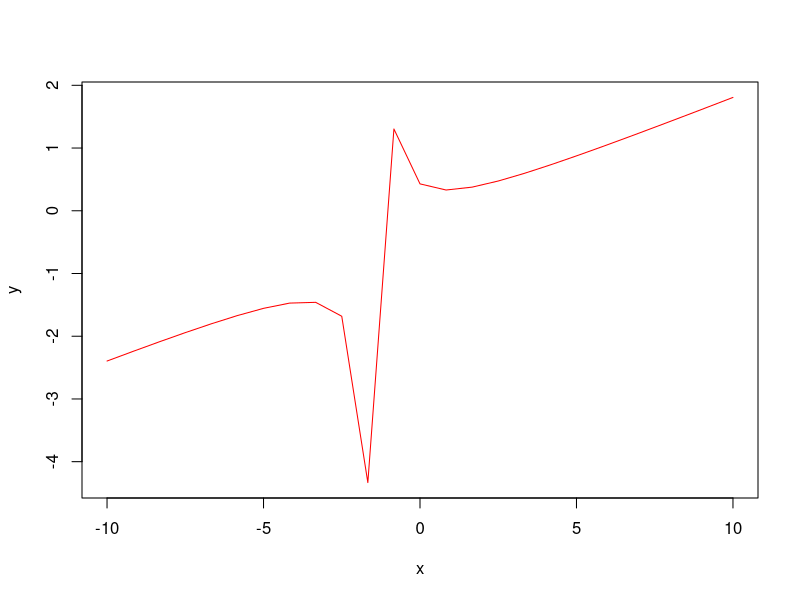
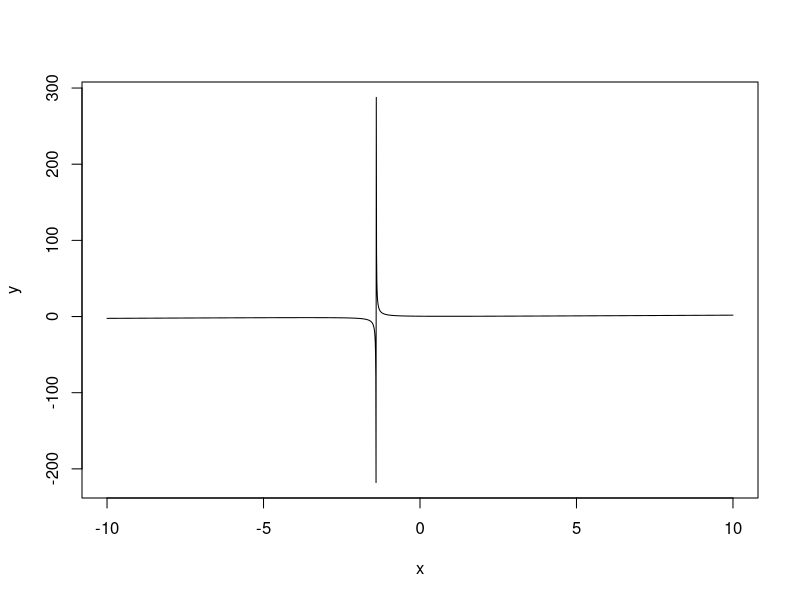
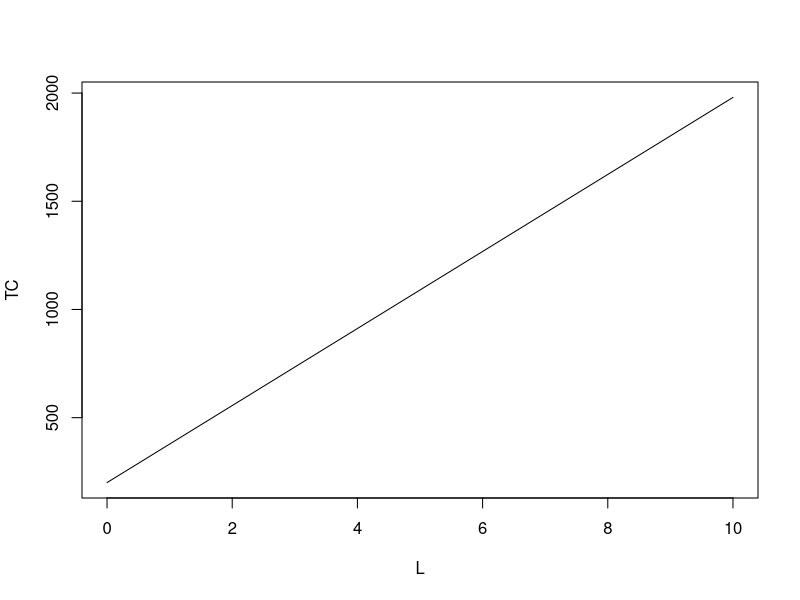
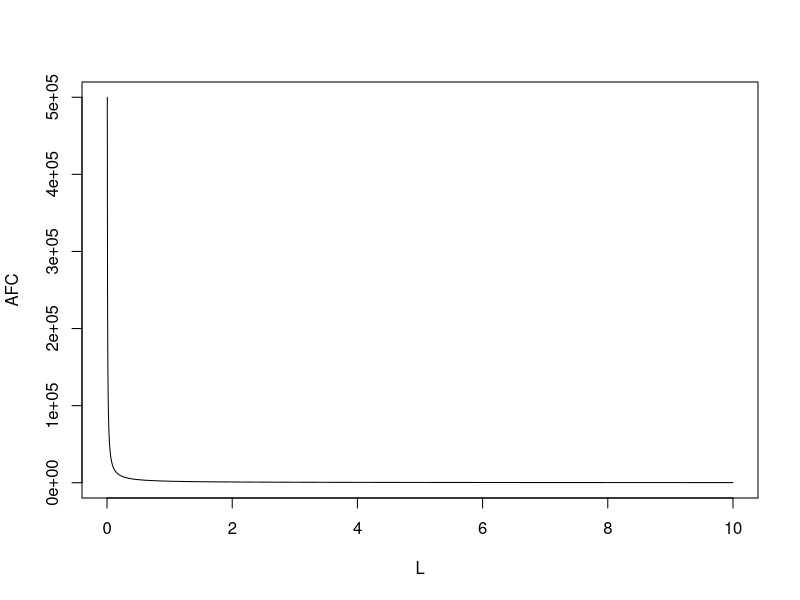
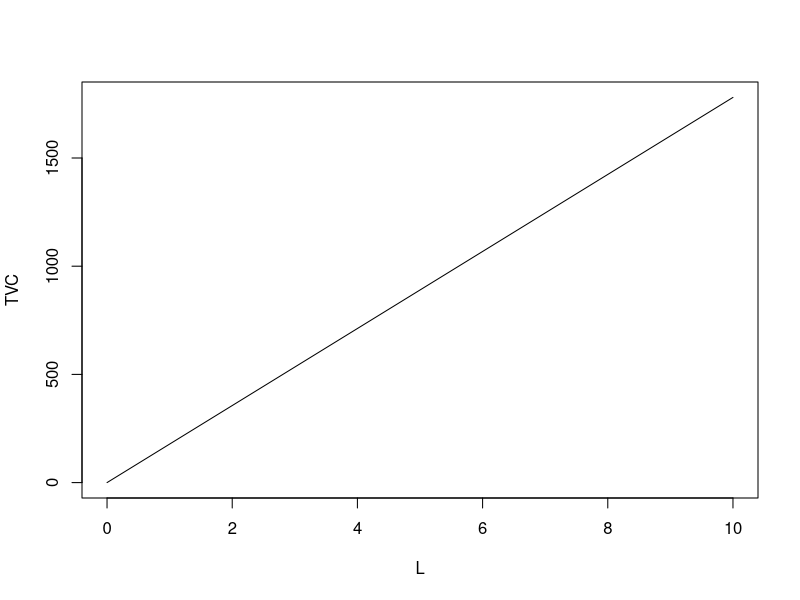
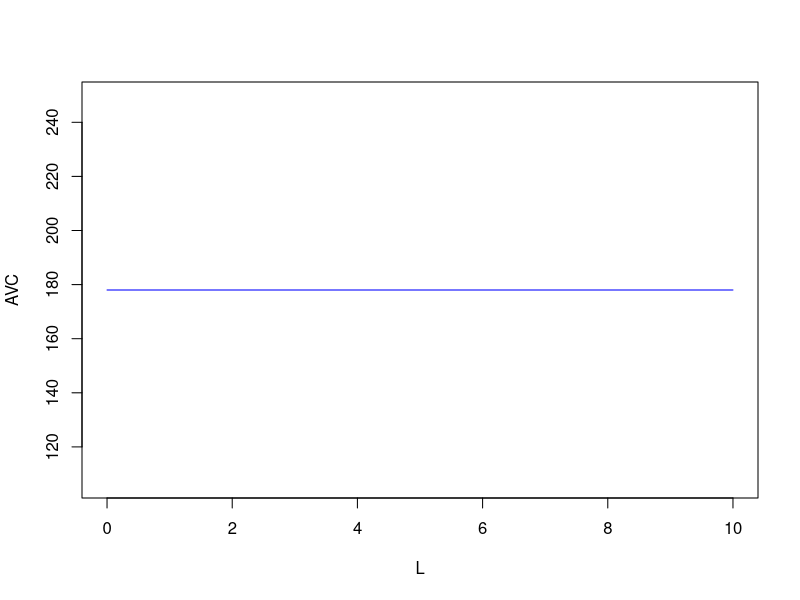

Generate these figures, in order, with R:
## ---- chunk 1
x = seq(-10,10, length.out = 25)
y = (x^2 + 3)/(5*x + 7)
plot(x,y, type = "l", col = "red")
# when we obtain more values between -10 and 10,
# the jump becomes smoother
x = seq(-10,10, length.out = 2500)
y = (x^2 + 3)/(5*x + 7)
plot(x,y, type = "l")
## ---- chunk 2
# total cost function:
L = seq(0,10, length.out = 2500)
TC = 200 + 178 *L 
plot(L, TC, type = "l")
AFC = 2000/L
plot(L, AFC, type = "l")
TVC = 178 * L
plot(L, TVC, type = "l")
AVC = rep(178, 2500)
plot(L, AVC, type = "l", col = "blue")
